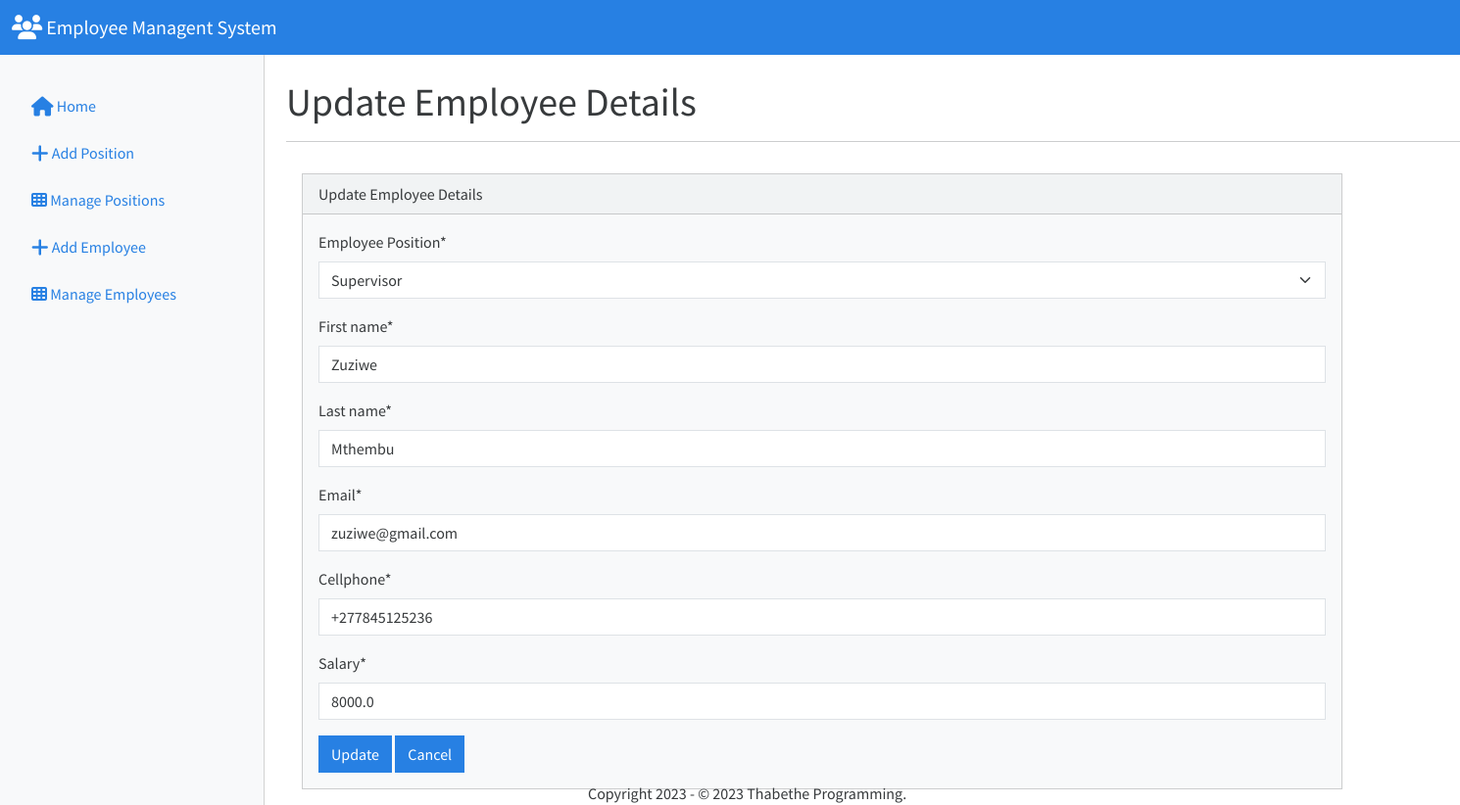
/update-employee/2/, run on the app's committed database.
### core/models.py (models this page shows, shortened)
class Position(models.Model):
    position = models.CharField(max_length=30)
    date_created = models.DateTimeField(auto_now_add=True)
    date_updated = models.DateTimeField(auto_now=True)
    class Meta:
        verbose_name = ("Position")
        verbose_name_plural = ("Positions")
    def __str__(self):
        return f'{self.position}'

class Employee(models.Model):
    position = models.ForeignKey(Position, verbose_name=("Employee Position"), on_delete=models.DO_NOTHING)
    first_name = models.CharField(max_length=20)
    last_name = models.CharField(max_length=20)
    email = models.EmailField(max_length=254)
    cellphone = models.CharField(max_length=13,default="+27")
    salary = models.FloatField()
    date_created = models.DateTimeField(auto_now_add=True)
    date_updated = models.DateTimeField(auto_now=True)
    class Meta:
        verbose_name = ("Employee")
        verbose_name_plural = ("Employees")

### core/views.py (the view)
# urls.py: path('update-employee/<int:id>/',views.update_employee_view,name='update-employee'),#Update Employee url
def update_employee_view(request,id):
    if request.method == 'POST':
        employee = Employee.objects.get(pk=id)
        form = EmployeeForm(request.POST,instance=employee)
        if form.is_valid():
            updated_employee = form.save()
            messages.info(request, 'Successfully updated the employee '+form.cleaned_data['first_name']+' '+form.cleaned_data['last_name']+ '.')
            return redirect('manage-employees')
        else:
            messages.error(request, 'Failed to add employee.')
            return redirect('edit-employee',id)
    else:
        employee = Employee.objects.get(pk=id)
        form = EmployeeForm(instance=employee)
        return render(request,'forms/update_employee.html',{
            'form':form,
            'employee':employee,
        })

### core/forms.py
class EmployeeForm(forms.ModelForm):
    class Meta:
        model = Employee
        fields = ('position','first_name','last_name','email','cellphone','salary')
    def __init__(self,*args, **kwargs):
        super(EmployeeForm,self).__init__(*args, **kwargs)
        self.fields['position'].empty_label = '----Select----'

### core/templates/forms/update_employee.html (shortened to what this page needs)
{% extends 'forms/form.html' %}
{% block content_title %}Update Employee Details{% endblock content_title %}
{% block form_title %}Update Employee Details{% endblock form_title %}
{% block form_url %}{% url 'update-employee' employee.id %}{% endblock form_url %}
{% block cancel_url %}{% url 'manage-employees' %}{% endblock cancel_url %}
{% block form_button %}Update{% endblock form_button %}

### core/templates/forms/form.html (shortened to what this page needs)
{% extends 'index.html' %}
{% load crispy_forms_tags %}
{% block main_content %}
    <div class="row">
        <div class="col-9">
            <div class="card bg-light m-3">
                <div class="card-header">{% block form_title %}{% endblock form_title %}</div>
                <div class="card-body">
                  <form action="{% block form_url %}{% endblock form_url %}" method="POST">
                    {{form|crispy}}
                    <button type="submit" class="btn btn-primary">{% block form_button %}{% endblock form_button %}</button>
                    <a href="{% block cancel_url %}{% endblock cancel_url %}" class="btn btn-primary">Cancel</a>
                  </form>
                </div>
              </div>
        </div>
    </div>
{% endblock main_content %}

### data on the page
Position: position "Supervisor"
Employee: first_name "Zuziwe", last_name "Mthembu", email "zuziwe@gmail.com", cellphone "+277845125236", salary "8000.0"
